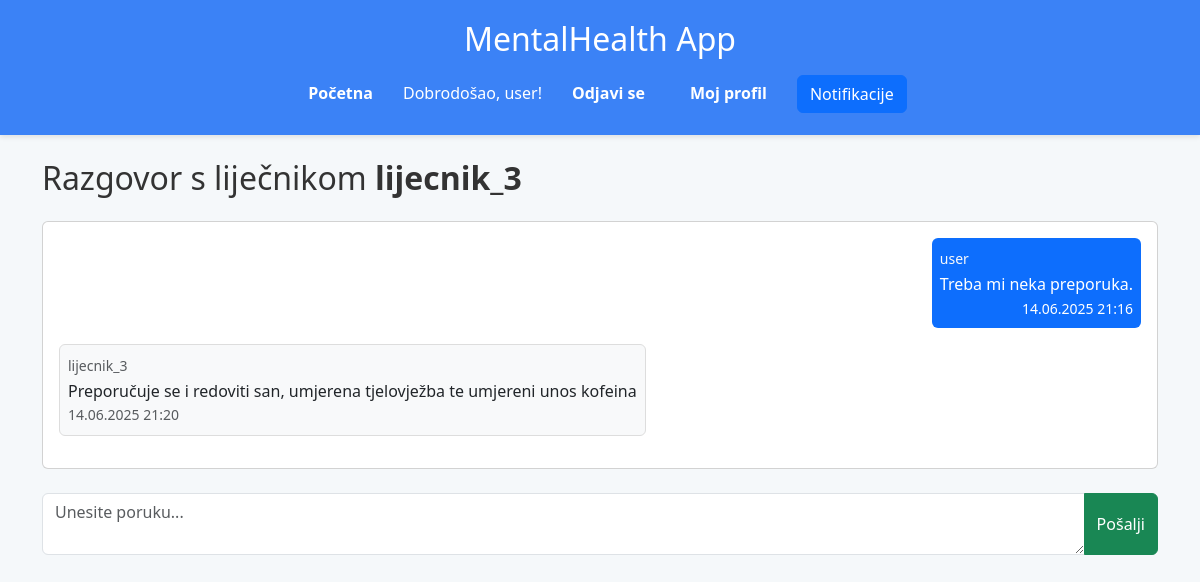
/mindapp/chat/10/ (signed in), run on the app's committed database.
### mindapp/models.py (models this page shows, shortened)
class ChatPoruka(models.Model):
    posiljalac = models.ForeignKey(User, on_delete=models.CASCADE, related_name='poslane_poruke')
    primalac = models.ForeignKey(User, on_delete=models.CASCADE, related_name='primljene_poruke')
    tekst = models.TextField()
    vreme = models.DateTimeField(auto_now_add=True)

### mindapp/views.py (the view, shortened to what this page needs)
# urls.py: path('chat/<int:lijecnik_id>/', views.chat_s_lijecnikom, name='chat_s_lijecnikom'),
@login_required
def chat_s_lijecnikom(request, lijecnik_id):
    korisnik = request.user
    lijecnik = get_object_or_404(User, id=lijecnik_id)
    poruke = ChatPoruka.objects.filter(
        (Q(posiljalac=korisnik) & Q(primalac=lijecnik)) |
        (Q(posiljalac=lijecnik) & Q(primalac=korisnik))
    ).order_by('vreme')
    return render(request, 'chat.html', {
        'poruke': poruke,
        'lijecnik': lijecnik
    })

### templates/chat.html (shortened to what this page needs)
{% extends 'base.html' %}
{% block content %}
<div class="container py-4">
  <h2 class="mb-4">
    Razgovor s
    {% if request.user.lijecnik %}
      pacijentom <strong>{{ korisnik.username }}</strong>
    {% else %}
      liječnikom <strong>{{ lijecnik.username }}</strong>
    {% endif %}
  </h2>
  <div class="card">
    <div class="card-body overflow-auto" style="max-height: 60vh;">
      {% for poruka in poruke %}
        {% if poruka.posiljalac == request.user %}
          <div class="d-flex justify-content-end mb-3">
            <div class="bg-primary text-white p-2 rounded" style="max-width: 75%;">
              <small class="text-light">{{ poruka.posiljalac.username }}</small>
              <div>{{ poruka.tekst }}</div>
              <small class="d-block text-end">{{ poruka.vreme|date:"d.m.Y H:i" }}</small>
            </div>
          </div>
        {% else %}
          <div class="d-flex justify-content-start mb-3">
            <div class="bg-light p-2 rounded" style="max-width: 75%; border: 1px solid #ddd;">
              <small class="text-muted">{{ poruka.posiljalac.username }}</small>
              <div>{{ poruka.tekst }}</div>
              <small class="d-block text-start text-muted">{{ poruka.vreme|date:"d.m.Y H:i" }}</small>
            </div>
          </div>
        {% endif %}
      {% endfor %}
    </div>
  </div>
  <form method="post" class="mt-4">
    <div class="input-group">
      <textarea name="poruka" class="form-control" placeholder="Unesite poruku..." rows="2" required></textarea>
      <button class="btn btn-success" type="submit">Pošalji</button>
    </div>
  </form>
</div>
{% endblock %}

### templates/base.html (shortened to what this page needs)
{% load static %}
<!DOCTYPE html>
<html lang="hr">
<head>
    <link href="https://cdn.jsdelivr.net/npm/bootstrap@5.3.3/dist/css/bootstrap.min.css" rel="stylesheet">
    <link rel="stylesheet" href="{% static 'css/style.css' %}">
</head>
<body>
    <header>
        <h1>MentalHealth App</h1>
        <nav>
            <ul>
                <li><a href="{% url 'home' %}">Početna</a></li>
                {% if user.is_authenticated %}
                    <li><span>Dobrodošao, {{ user.username }}!</span></li>
                    <li>
                        <form action="{% url 'logout' %}" method="post" style="display:inline;">
                            <button type="submit">Odjavi se</button>
                        </form>
                    </li>
                    <li><a href="{% url 'profil' %}">Moj profil</a></li>
                    <li><a href="{% url 'notifikacije' %}" class="btn btn-primary">Notifikacije</a></li>
                {% else %}
                    <li><a href="{% url 'login' %}">Prijavi se</a></li>
                    <li><a href="{% url 'register' %}">Registriraj se</a></li>
                {% endif %}
            </ul>
        </nav>
    </header>
    <main>
        {% block content %}
        {% endblock %}
    </main>
</body>
</html>

### static/css/style.css (style rules this page uses)
* { margin: 0; padding: 0; box-sizing: border-box; }
body { font-family: 'Segoe UI', Tahoma, Geneva, Verdana, sans-serif; background-color: #f5f8fa; color: #333; line-height: 1.6; }
header { background-color: #3b82f6; color: white; padding: 20px 40px; text-align: center; box-shadow: 0 2px 5px rgba(0,0,0,0.1); }
header h1 { font-size: 2rem; margin-bottom: 8px; }
nav { margin-top: 15px; }
nav ul { list-style: none; padding: 0; margin: 0; display: flex; gap: 15px; justify-content: center; align-items: center; }
nav ul li { margin: 0; }
nav a, nav button { color: white; text-decoration: none; font-weight: 600; background: none; border: none; font-size: 1rem; padding: 8px 15px; border-radius: 4px; cursor: pointer; transition: background-color 0.3s ease; }
form button { color: white; font-weight: 600; background-color: transparent; border: none; cursor: pointer; font-size: 1rem; padding: 8px 15px; border-radius: 4px; transition: background-color 0.3s ease; }

### data on the page
ChatPoruka: posiljalac.username "user", tekst "Treba mi neka preporuka.", vreme "14.06.2025 21:16"
ChatPoruka: posiljalac.username "lijecnik_3", tekst "Preporučuje se i redoviti san, umjerena tjelovježba te umjereni unos kofeina", vreme "14.06.2025 21:20"

### other printed values
{{ user.username }} "user"
{{ lijecnik.username }} "lijecnik_3"
